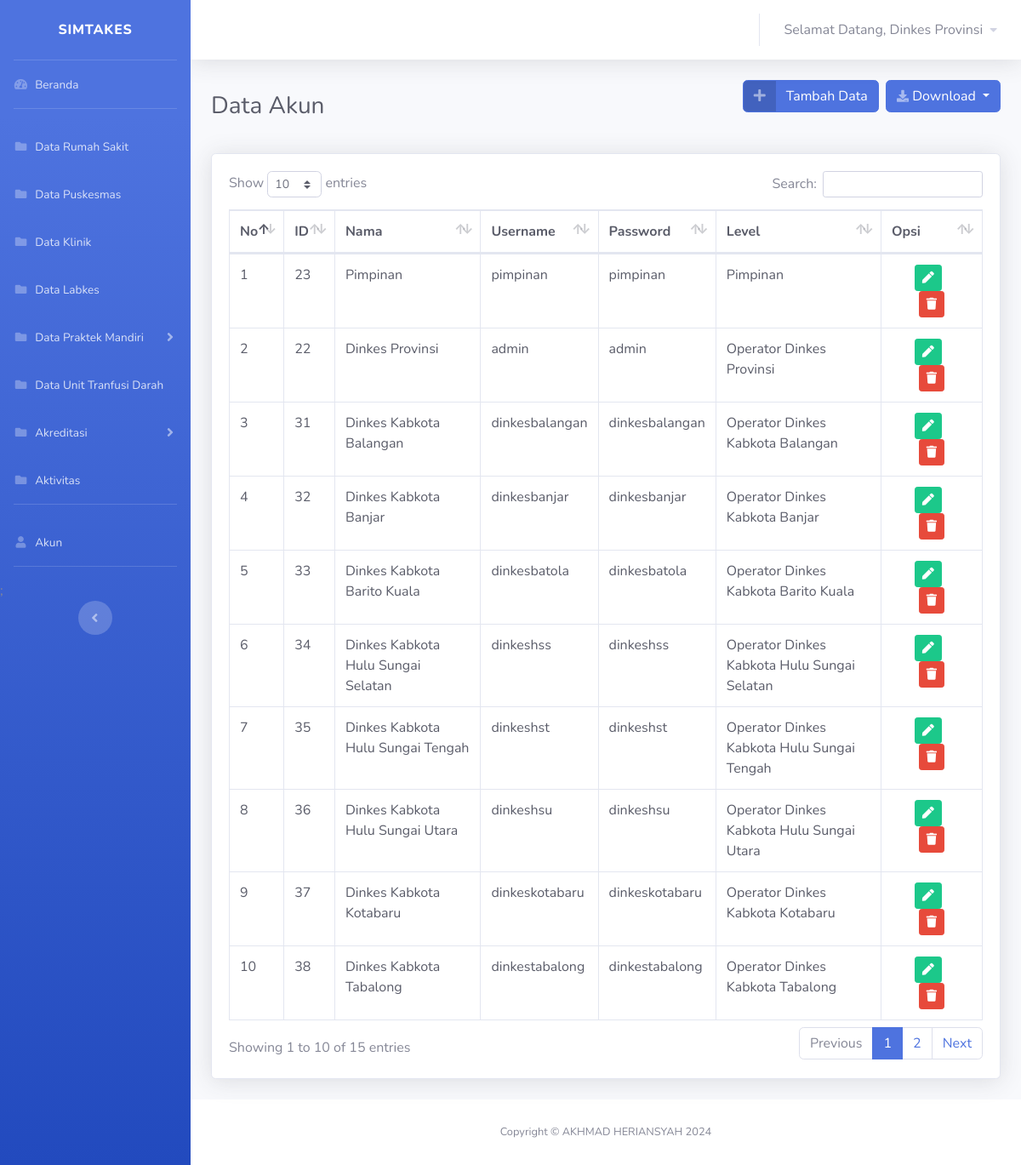
Page /views/dinkes/user/user.php (signed in) on the committed database.
### tables this page shows
CREATE TABLE `user` (
  `id_user` int(11) NOT NULL,
  `username` varchar(30) NOT NULL,
  `nama` varchar(100) NOT NULL,
  `password` varchar(30) NOT NULL,
  `id_role` int(11) NOT NULL
);

CREATE TABLE `role` (
  `id_role` int(11) NOT NULL,
  `role` varchar(50) NOT NULL
);

### koneksi.php (called while the page is built, shortened)
<?php
$koneksi = mysqli_connect("localhost", "root", "", "simtakes") or die(mysqli_error($koneksi));
$username = $_SESSION['username'];
$id_role = $_SESSION['id_role'];
function query($query)
{
    global $koneksi;
    $result = mysqli_query($koneksi, $query);
    $rows = [];
    while ($row = mysqli_fetch_assoc($result)) {
        $rows[] = $row;
    }
    return $rows;
}
?>

### views/dinkes/user/user.php (the view, shortened to what this page needs)
<?php
require '../../../koneksi.php';
$user = query("SELECT  User.id_user, User.username, User.nama, User.password, Role.role
FROM User
JOIN Role ON User.id_role = Role.id_role ORDER BY Role.id_role ASC");
?>
<!DOCTYPE html>
<html lang="en">
<head>
    <link href="../../../vendor/fontawesome-free/css/all.min.css" rel="stylesheet" type="text/css">
    <link href="../../../css/sb-admin-2.min.css" rel="stylesheet">
    <link href="../../../vendor/datatables/dataTables.bootstrap4.min.css" rel="stylesheet">
</head>
<body id="page-top">
    <div id="wrapper">
        <?php
        require '../template/sidebar.php';
        ?>
        <div id="content-wrapper" class="d-flex flex-column">
            <div id="content">
                <nav class="navbar navbar-expand navbar-light bg-white topbar mb-4 static-top shadow">
<?php
                    require '../template/navbar.php';
                    ?>
                </nav>
                <div class="container-fluid">
                    <div class="d-sm-flex align-items-center justify-content-between mb-4">
                        <h1 class="h3 mb-0 text-gray-800">Data Akun</h1>
                        <div class="d-sm-flex align-items-center justify-content-between mb-4">
                            <a href="user-tambah.php" class="btn btn-primary btn-icon-split">
                                            <span class="icon text-white-50">
                                                <i class="fas fa-plus"></i>
                                            </span>
                                            <span class="text">Tambah Data</span>
                            </a>&nbsp;&nbsp;
                            <div class="btn-group">
                                <button type="button" class="btn btn-primary dropdown-toggle " data-toggle="dropdown" aria-haspopup="true" aria-expanded="false"><i
                                    class="fas fa-download fa-sm text-white-50"></i>
                                    Download
                                </button>
                            </div>
                        </div>
                    </div>
                        <div class="card shadow mb-4">
                            <div class="card-body">
                                <div class="table-responsive">
                                    <table class="table table-bordered text-dark" id="dataTable" width="100%" cellspacing="0">
                                        <thead>
                                            <tr>
                                            <th>No</th>
                                            <th>ID</th>
                                            <th>Nama</th>
                                            <th>Username</th>
                                            <th>Password</th>
                                            <th>Level</th>
                                            <th>Opsi</th>
                                            </tr>
                                        </thead>
                                        <tbody>
                                            <?php $no = 1; ?>
                                            <?php foreach ($user as $data) : ?>
                                            <tr>
                                                <td><?= $no++ ?></td>
                                                <td><?= $data['id_user'] ?></td>
                                                <td><?= $data['nama'] ?></td>
                                                <td><?= $data['username'] ?></td>
                                                <td><?= $data['password'] ?></td>
                                                <td><?= $data['role'] ?></td>
                                               <td>
                                                <div class="container text-center">
                                                    <a href="user-edit.php?id_user=<?= $data['id_user']; ?>"class="btn btn-success btn-sm"><i class="fa fa-pen"></i></a>&nbsp;&nbsp;
                                                    <a  href="hapususer.php?id_user=<?= $data['id_user']; ?>" class="btn btn-danger btn-sm" onclick="return confirm('Apakah anda yakin ingin menghapus data <?= $data['nama']; ?> ?');"><i class="fa fa-trash"></i></a></td>
                                                </div>
                                            </tr>
                                            <?php endforeach ?>
<?php
            require '../template/footer.php';
            ?>
</body>
</html>

### views/dinkes/template/navbar.php (shortened to what this page needs)
<ul class="navbar-nav ml-auto">
                        <li class="nav-item dropdown no-arrow">
                            <a class="nav-link dropdown-toggle" href="#" id="userDropdown" role="button"
                                data-toggle="dropdown" aria-haspopup="true" aria-expanded="false">
                                <span class="mr-2 d-none d-lg-inline text-gray-600">Selamat Datang,
                                <?php $index = mysqli_query($koneksi,"SELECT nama from user where username='$username' AND id_role = '$id_role'");
                                $row = mysqli_fetch_array($index);
                                if ($row && $row["nama"] == !'') {
                                echo $row['nama'];
                                }else
                                {
                                echo "no class";
                                }
                                ?>
                                </span>
                                    <i class="fas fa-caret-down fa-sm"></i>
                            </a>
                        </li>
                    </ul>

### rows in the picture
user: nama "Dinkes Provinsi", id_user "22", username "admin", password "admin", id_role.role "Operator Dinkes Provinsi"
user: id_user "23", nama "Pimpinan", username "pimpinan", password "pimpinan", id_role.role "Pimpinan"
user: id_user "31", nama "Dinkes Kabkota Balangan", username "dinkesbalangan", password "dinkesbalangan", id_role.role "Operator Dinkes Kabkota Balangan"
user: id_user "32", nama "Dinkes Kabkota Banjar", username "dinkesbanjar", password "dinkesbanjar", id_role.role "Operator Dinkes Kabkota Banjar"
user: id_user "33", nama "Dinkes Kabkota Barito Kuala", username "dinkesbatola", password "dinkesbatola", id_role.role "Operator Dinkes Kabkota Barito Kuala"
user: id_user "34", nama "Dinkes Kabkota Hulu Sungai Selatan", username "dinkeshss", password "dinkeshss", id_role.role "Operator Dinkes Kabkota Hulu Sungai Selatan"
user: id_user "35", nama "Dinkes Kabkota Hulu Sungai Tengah", username "dinkeshst", password "dinkeshst", id_role.role "Operator Dinkes Kabkota Hulu Sungai Tengah"
user: id_user "36", nama "Dinkes Kabkota Hulu Sungai Utara", username "dinkeshsu", password "dinkeshsu", id_role.role "Operator Dinkes Kabkota Hulu Sungai Utara"
user: id_user "37", nama "Dinkes Kabkota Kotabaru", username "dinkeskotabaru", password "dinkeskotabaru", id_role.role "Operator Dinkes Kabkota Kotabaru"
user: id_user "38", nama "Dinkes Kabkota Tabalong", username "dinkestabalong", password "dinkestabalong", id_role.role "Operator Dinkes Kabkota Tabalong"
